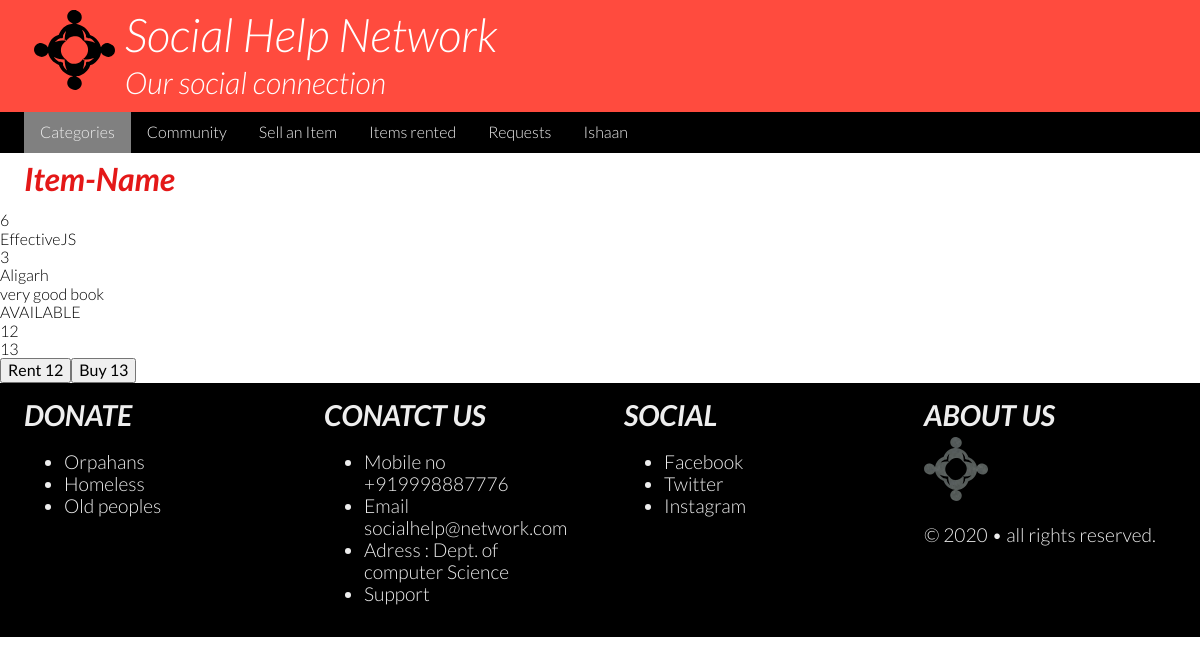
Page /start/show-item.php?item=6 (signed in) on the committed database.
### tables this page shows
CREATE TABLE IF NOT EXISTS `items` (
  `ItemId` int(10) NOT NULL AUTO_INCREMENT,
  `ItemLocation` varchar(20) NOT NULL,
  `ItemStatus` varchar(10) DEFAULT NULL,
  `RentPrice` int(5) NOT NULL DEFAULT '0',
  `SellPrice` int(8) NOT NULL DEFAULT '0',
  `ItemName` varchar(30) NOT NULL,
  `Owner` int(5) NOT NULL,
  `ItemCateg` int(11) NOT NULL,
  `Itemdesc` varchar(30) DEFAULT NULL,
  PRIMARY KEY (`ItemId`)
);

### start/show-item.php (the view, shortened to what this page needs)
<?php
include('templates/header.php');
$ItemId= $_GET['item'];
?>
<main class="clearfix">
        <div class="row limited">
            <section class="column class-12">
                <h1>Item-Name</h1>
            </section>
        </div>
        <div class="row limited">
<?php
require_once("classes/connect.php") ;
$sql = "SELECT * FROM `items` WHERE ItemId ='$ItemId'";
$result = $db->query($sql);
if(mysqli_num_rows($result) == 1){
    $row = $result->fetch_array(MYSQLI_ASSOC);
    echo $row['ItemId'].'<br>';
    echo $row['ItemName'].'<br>';
    echo $row['ItemCateg'].'<br>';
    echo $row['ItemLocation'].'<br>';
    echo $row['Itemdesc'].'<br>';
    echo $row['ItemStatus'].'<br>';
    echo $row['RentPrice'].'<br>';
    echo $row['SellPrice'].'<br>';
    echo '<button id="rentbtn">Rent '.$row["RentPrice"].'</button>';
    echo '<button id="buybtn">Buy '.$row["SellPrice"].'</button></section>';
}
?>
    </div>
</main>
<?php include('templates/footer.php'); ?>

### start/css/small.css (style rules this page uses)
html { -webkit-text-size-adjust: 100%; -ms-text-size-adjust: 100%; }
* { -moz-box-sizing: border-box; -webkit-box-sizing: border-box; box-sizing: border-box; }
body { font-family: 'Lato', sans-serif; font-size: 16px; font-weight: 300; }
.row { clear: both; }
.limited { max-width: 1200px; margin:auto; }
.column { float:left; padding: 0 2vw; margin:0 0 0.75rem 0; }
main h1, main h3 { color:rgb(228, 24, 24); font-style: italic; margin: 0.5rem 0 0.1rem 0; }
main h1 { font-size: 2rem; }
.clearfix:after { content: ""; display: table; clear: both; }

### rows in the picture
items: ItemId "6", ItemName "EffectiveJS", ItemCateg "3", ItemLocation "Aligarh", Itemdesc "very good book", ItemStatus "AVAILABLE", RentPrice "12", SellPrice "13"

### other values in the picture
$_SESSION['username'] "Ishaan"
